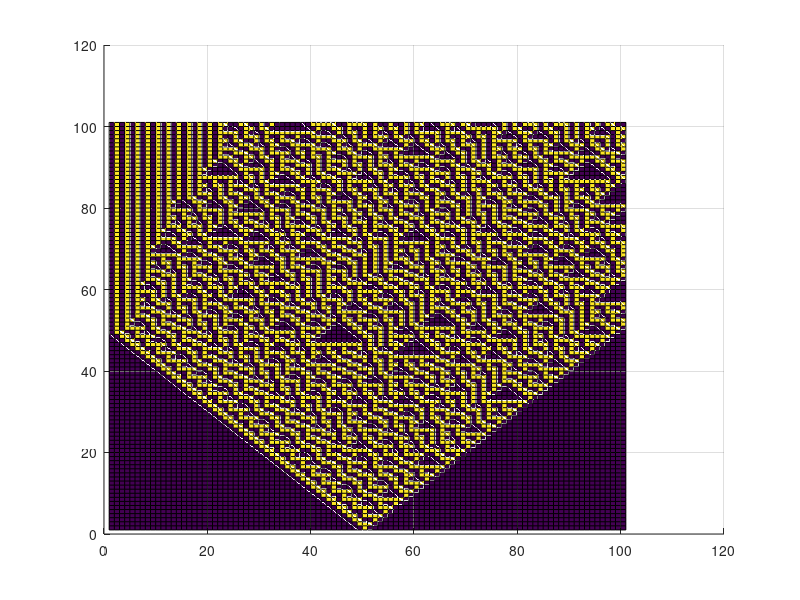

Here is the MATLAB script that generated this plot:

clear all;clc;close all
N = 100;
x = 1:1:N+1;
y = 1:1:N+1;

Z = zeros(N+1,N+1);
Z(1, N/2) = 1;

for i = 1:N
  for j = 2:N
    if Z(i,j-1) == 1 && Z(i,j) == 1 && Z(i,j+1) == 1
      Z(i+1,j) = 0;
    elseif Z(i,j-1) == 1 && Z(i,j) == 1 && Z(i,j+1) == 0
      Z(i+1,j) = 0;
    elseif Z(i,j-1) == 1 && Z(i,j) == 0 && Z(i,j+1) == 1
      Z(i+1,j) = 0;
    elseif Z(i,j-1) == 1 && Z(i,j) == 0 && Z(i,j+1) == 0
      Z(i+1,j) = 1;
    elseif Z(i,j-1) == 0 && Z(i,j) == 1 && Z(i,j+1) == 1
      Z(i+1,j) = 1;
    elseif Z(i,j-1) == 0 && Z(i,j) == 1 && Z(i,j+1) == 0
      Z(i+1,j) = 1;
    elseif Z(i,j-1) == 0 && Z(i,j) == 0 && Z(i,j+1) == 1
      Z(i+1,j) = 1;
    elseif Z(i,j-1) == 0 && Z(i,j) == 0 && Z(i,j+1) == 0
      Z(i+1,j) = 0;
    end
  end
end

[X,Y] = meshgrid(x,y);
surf(X,Y,Z);

hold on;
view(2);


